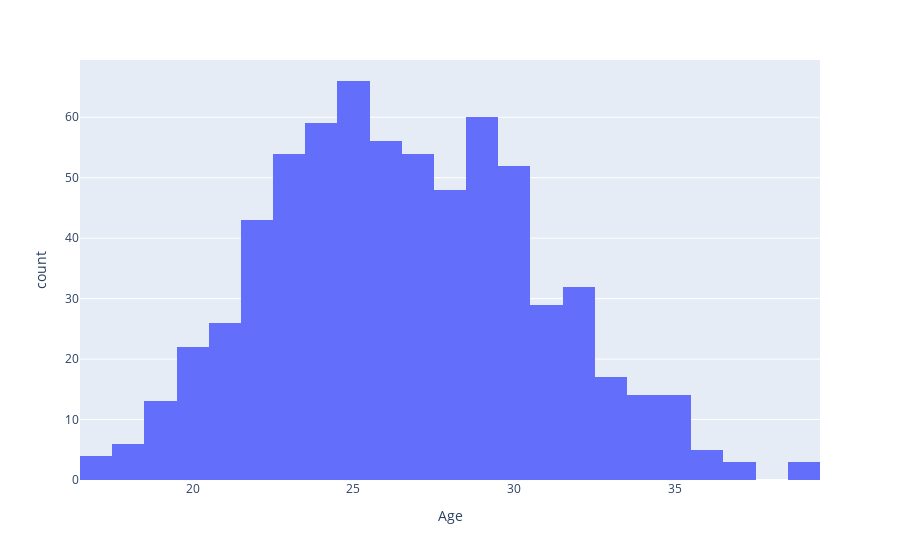

Notebook code for this chart:
### Code cell
#visualise the age on a histogram using plotly
figure = px.histogram(new_df,
                      x = "Age")
figure.show();

### Figure 1 — Plotly figure (JSON) as saved in the notebook; plotly's stock layout.template omitted (floating-point values rounded to 4 significant figures; data arrays with more than 128 entries replaced by an {"elided": "..."} marker saying what was removed)
{"data": [{"alignmentgroup": "True", "bingroup": "x", "hovertemplate": "Age=%{x}<br>count=%{y}<extra></extra>", "legendgroup": "", "marker": {"color": "#636efa", "pattern": {"shape": ""}}, "name": "", "offsetgroup": "", "orientation": "v", "showlegend": false, "x": {"elided": "680 int values"}, "xaxis": "x", "yaxis": "y", "type": "histogram"}], "layout": {"xaxis": {"anchor": "y", "domain": [0.0, 1.0], "title": {"text": "Age"}}, "yaxis": {"anchor": "x", "domain": [0.0, 1.0], "title": {"text": "count"}}, "legend": {"tracegroupgap": 0}, "margin": {"t": 60}, "barmode": "relative"}}
